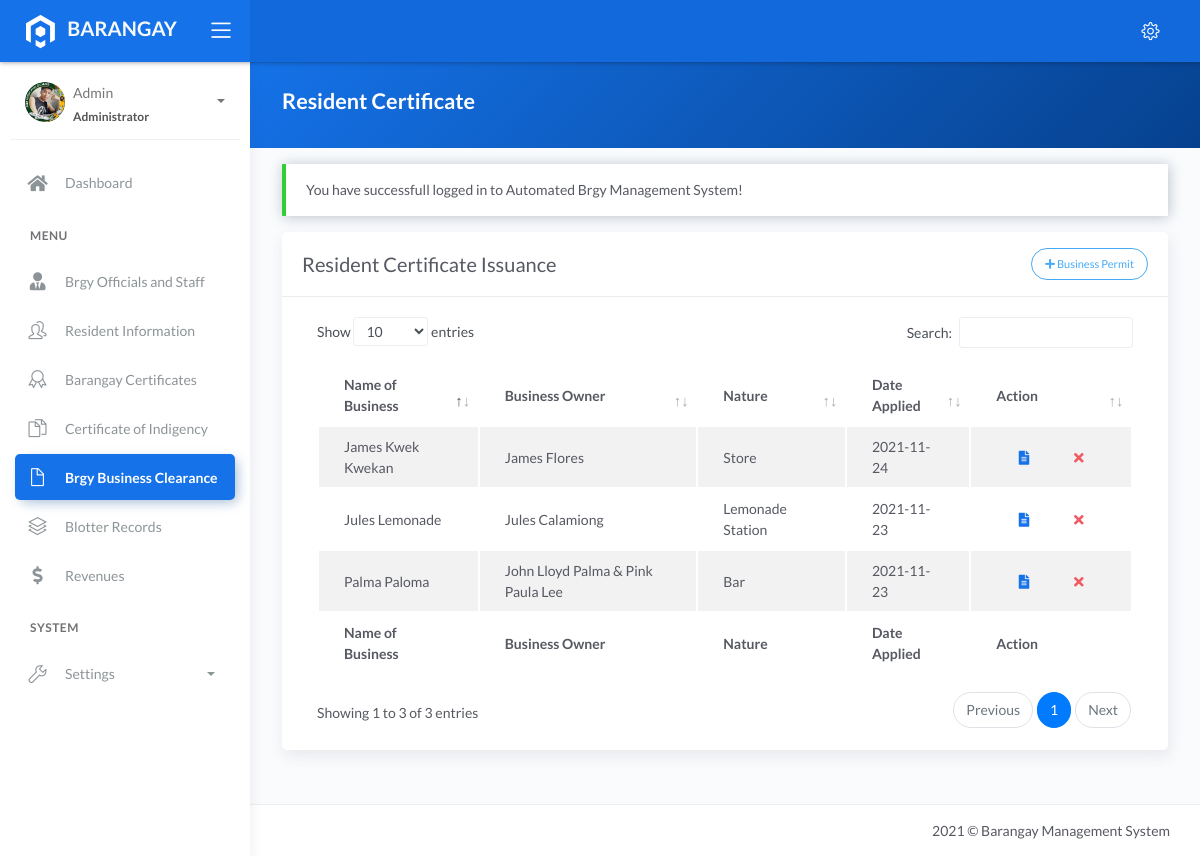
The page /business_permit.php (signed in) on the database its author committed.
### tables this page shows
CREATE TABLE `tblpermit` (
  `id` int(11) NOT NULL AUTO_INCREMENT,
  `name` varchar(80) DEFAULT NULL,
  `owner1` varchar(200) DEFAULT NULL,
  `owner2` varchar(80) DEFAULT NULL,
  `nature` varchar(220) DEFAULT NULL,
  `applied` date DEFAULT NULL,
  PRIMARY KEY (`id`)
);

### business_permit.php (the view, shortened to what this page needs)
<?php include 'server/server.php' ?>
<?php
	$query = "SELECT * FROM tblpermit";
    $result = $conn->query($query);
    $permit = array();
	while($row = $result->fetch_assoc()){
		$permit[] = $row;
	}
?>
<!DOCTYPE html>
<html lang="en">
<head>
	<?php include 'templates/header.php' ?>
</head>
<body>
	<div class="wrapper">
		<?php include 'templates/main-header.php' ?>
		<?php include 'templates/sidebar.php' ?>
		<div class="main-panel">
			<div class="content">
				<div class="panel-header bg-primary-gradient">
					<div class="page-inner">
						<div class="d-flex align-items-left align-items-md-center flex-column flex-md-row">
							<div>
								<h2 class="text-white fw-bold">Resident Certificate</h2>
							</div>
						</div>
					</div>
				</div>
				<div class="page-inner">
					<div class="row mt--2">
						<div class="col-md-12">
                            <?php if(isset($_SESSION['message'])): ?>
                                <div class="alert alert-<?php echo $_SESSION['success']; ?> <?= $_SESSION['success']=='danger' ? 'bg-danger text-light' : null ?>" role="alert">
                                    <?php echo $_SESSION['message']; ?>
                                </div>
                            <?php endif ?>
                            <div class="card">
								<div class="card-header">
									<div class="card-head-row">
										<div class="card-title">Resident Certificate Issuance</div>
										<?php if(isset($_SESSION['username'])):?>
											<div class="card-tools">
												<a href="#add" data-toggle="modal" class="btn btn-info btn-border btn-round btn-sm">
													<i class="fa fa-plus"></i>
													Business Permit
												</a>
											</div>
										<?php endif?>
									</div>
								</div>
								<div class="card-body">
									<div class="table-responsive">
										<table id="residenttable" class="display table table-striped">
											<thead>
												<tr>
													<th scope="col">Name of Business</th>
													<th scope="col">Business Owner</th>
													<th scope="col">Nature</th>
													<th scope="col">Date Applied</th>
													<?php if(isset($_SESSION['username'])):?>
													<th scope="col">Action</th>
													<?php endif ?>
												</tr>
											</thead>
											<tbody>
												<?php if(!empty($permit)): ?>
													<?php foreach($permit as $row): ?>
													<tr>
														<td><?= ucwords($row['name']) ?></td>
														<td><?= !empty($row['owner2']) ? ucwords($row['owner1'].' & '. $row['owner2']) : $row['owner1'] ?></td>
														<td><?= $row['nature'] ?></td>
														<td><?= $row['applied'] ?></td>
                                                        <?php if(isset($_SESSION['username'])):?>
														<td>
															<div class="form-button-action">
																<a type="button" data-toggle="tooltip" href="generate_business_permit.php?id=<?= $row['id'] ?>" class="btn btn-link btn-primary" data-original-title="Generate Permit">
																	<i class="fas fa-file-alt"></i>
																</a>
																<?php if(isset($_SESSION['username']) && $_SESSION['role']=='administrator'): ?>
																<a type="button" data-toggle="tooltip" href="model/remove_permit.php?id=<?= $row['id'] ?>" onclick="return confirm('Are you sure you want to delete this business permit?');" class="btn btn-link btn-danger" data-original-title="Remove">
																	<i class="fa fa-times"></i>
																</a>
																<?php endif ?>
															</div>
														</td>
														<?php endif ?>
													</tr>
													<?php endforeach ?>
												<?php endif ?>
											</tbody>
											<tfoot>
												<tr>
                                                    <th scope="col">Name of Business</th>
													<th scope="col">Business Owner</th>
													<th scope="col">Nature</th>
													<th scope="col">Date Applied</th>
													<?php if(isset($_SESSION['username'])):?>
													<th scope="col">Action</th>
													<?php endif ?>
												</tr>
											</tfoot>
										</table>
									</div>
								</div>
							</div>
						</div>
					</div>
				</div>
			</div>
			<?php include 'templates/main-footer.php' ?>
		</div>
	</div>
</body>
</html>

### rows shown on the page
tblpermit: name "Palma Paloma", owner1+owner2 "John Lloyd Palma & Pink Paula Lee", nature "Bar", applied "2021-11-23"
tblpermit: name "Jules Lemonade", owner1 "Jules Calamiong", nature "Lemonade Station", applied "2021-11-23"
tblpermit: name "James Kwek Kwekan", owner1 "James Flores", nature "Store", applied "2021-11-24"

### other values the page prints
$_SESSION['username'] "Admin"
$_SESSION['role'] "Administrator"
$_SESSION['message'] "You have successfull logged in to Automated Brgy Management System!"
